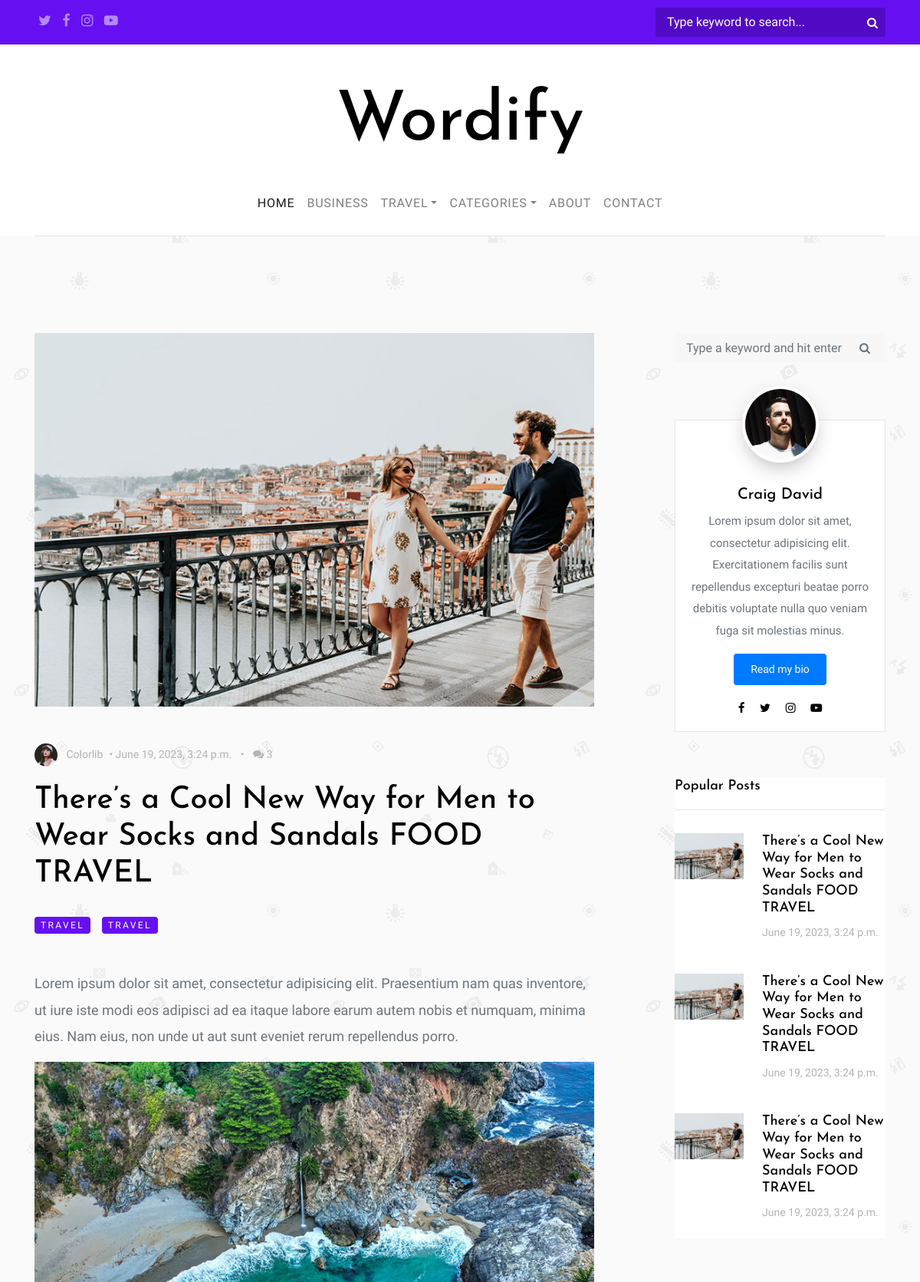
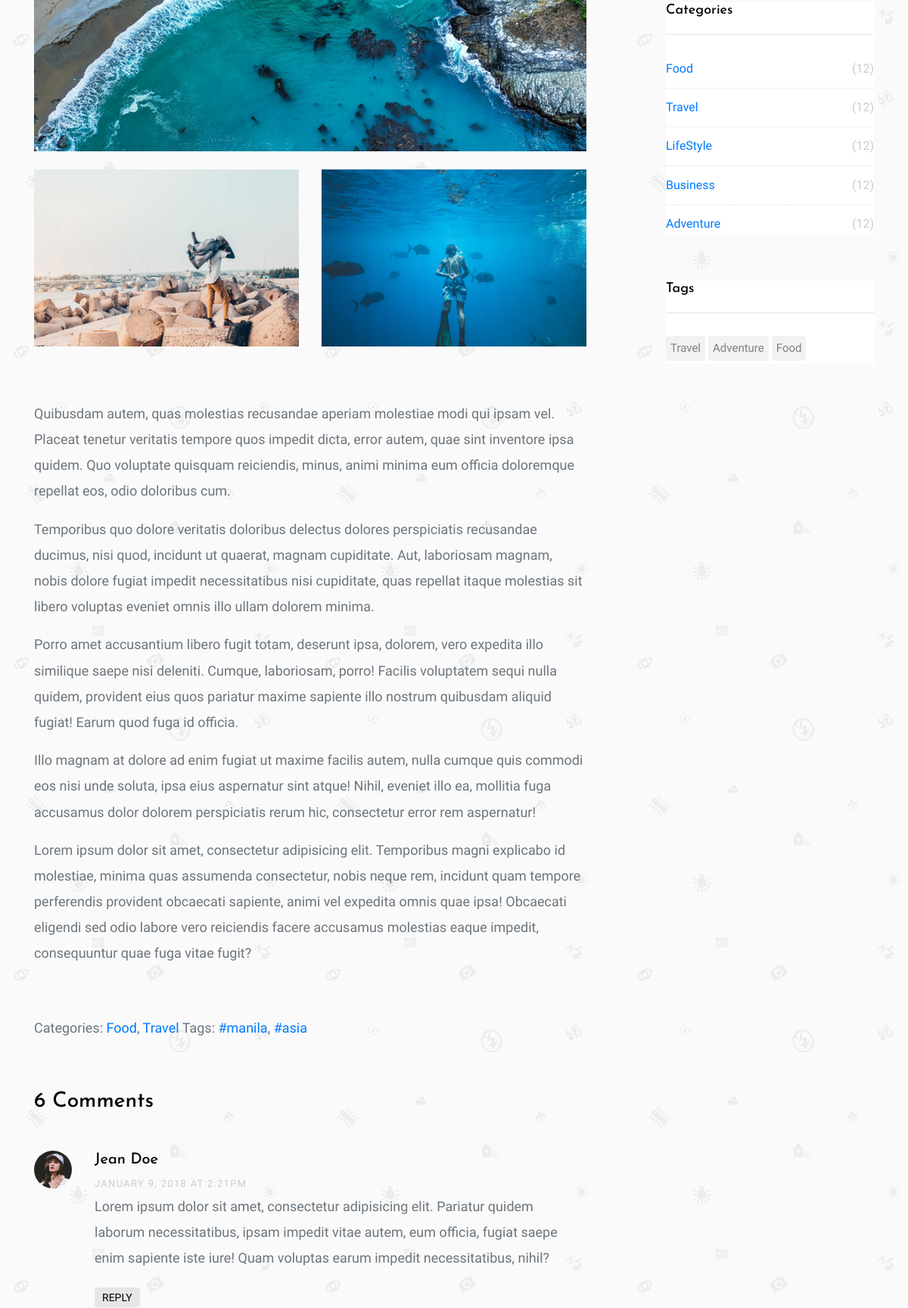
Page /blog/detail/2023/6/19/theres-a-cool-new-way-for-men-to-wear-socks-and-sandals-food-travel/ (upper part) on the committed database (2 pictures, top to bottom).
### blog/models.py (models this page shows, shortened)
class Blog(models.Model):
    author = models.ForeignKey(Profile, on_delete=models.SET_NULL, null=True)
    image = models.ImageField(upload_to='blogs/', null=True, blank=True)
    title = models.CharField(max_length=221)
    slug = models.SlugField(null=True, blank=True, unique_for_date='created_date', max_length=221)
    category = models.ForeignKey(Category, on_delete=models.SET_NULL, null=True)
    description = models.TextField(null=True, blank=True)
    tags = models.ManyToManyField(Tag)
    views = models.IntegerField(default=0, editable=False)
    created_date = models.DateTimeField(auto_now_add=True)

class Category(models.Model):
    title = models.CharField(max_length=221)
    def __str__(self):
        return self.title

class Tag(models.Model):
    title = models.CharField(max_length=221)

### blog/views.py (the view)
# urls.py: path('detail/<str:year>/<str:month>/<int:day>/<slug:slug>/', blog_detail, name='detail'),
def blog_detail(request, **kwargs):
    slug = kwargs.get('slug', None)
    year = kwargs.get('year', None)
    month = kwargs.get('month', None)
    day = kwargs.get('day', None)
    obj = get_object_or_404(Blog, created_date__year=year,created_date__month=month, created_date__day=day, slug=slug)
    categories = Category.objects.all()
    tags = Tag.objects.all()
    related_posts = Blog.objects.order_by('-id')[:3]
    ctx = {
        'object': obj,
        'categories': categories,
        'tags': tags,
        'related_posts': related_posts[:3]
    }
    return render(request, 'blog/blog-single.html', ctx)

### main/templatetags/latest_two_blogs.py (called while the page is built)
@register.simple_tag()
def latest_blogs():
    return Blog.objects.order_by('-id')[:3]

### templates/blog/blog-single.html (shortened to what this page needs)
{% extends 'base.html' %}
{% load static %}
{% block content %}
    <section class="site-section py-lg">
        <div class="container">
            <div class="row blog-entries element-animate">
                <div class="col-md-12 col-lg-8 main-content">
                    <img src="{{ object.image.url }}" alt="Image" class="img-fluid mb-5">
                    <div class="post-meta">
                        <span class="author mr-2"><img src="{% static 'wordify/images/person_1.jpg' %}" alt="Colorlib"
                                                       class="mr-2"> Colorlib</span>&bullet;
                        <span class="mr-2">{{ object.created_date }}</span> &bullet;
                        <span class="ml-2"><span class="fa fa-comments"></span> 3</span>
                    </div>
                    <h1 class="mb-4">{{ object.title }}</h1>
                    <a class="category mb-5" href="#">{{ object.category }}</a> <a class="category mb-5"
                                                                                   href="#">{{ object.category }}</a>
                    <div class="post-content-body">
                        <p>{{ object.description }}</p>
                        <div class="row mb-5">
                            <div class="col-md-12 mb-4">
                                <img src="{% static 'wordify/images/img_7.jpg' %}" alt="Image placeholder"
                                     class="img-fluid">
                            </div>
                            <div class="col-md-6 mb-4">
                                <img src="{% static 'wordify/images/img_9.jpg' %}" alt="Image placeholder"
                                     class="img-fluid">
                            </div>
                            <div class="col-md-6 mb-4">
                                <img src="{% static 'wordify/images/img_11.jpg' %}" alt="Image placeholder"
                                     class="img-fluid">
                            </div>
                        </div>
                        <p>Quibusdam autem, quas molestias recusandae aperiam molestiae modi qui ipsam vel. Placeat
                            tenetur veritatis tempore quos impedit dicta, error autem, quae sint inventore ipsa
                            quidem.
                            Quo voluptate quisquam reiciendis, minus, animi minima eum officia doloremque repellat
                            eos,
                            odio doloribus cum.</p>
                        <p>Temporibus quo dolore veritatis doloribus delectus dolores perspiciatis recusandae
                            ducimus,
                            nisi quod, incidunt ut quaerat, magnam cupiditate. Aut, laboriosam magnam, nobis dolore
                            fugiat impedit necessitatibus nisi cupiditate, quas repellat itaque molestias sit libero
                            voluptas eveniet omnis illo ullam dolorem minima.</p>
                        <p>Porro amet accusantium libero fugit totam, deserunt ipsa, dolorem, vero expedita illo
                            similique saepe nisi deleniti. Cumque, laboriosam, porro! Facilis voluptatem sequi nulla
                            quidem, provident eius quos pariatur maxime sapiente illo nostrum quibusdam aliquid
                            fugiat!
                            Earum quod fuga id officia.</p>
                        <p>Illo magnam at dolore ad enim fugiat ut maxime facilis autem, nulla cumque quis commodi
                            eos
                            nisi unde soluta, ipsa eius aspernatur sint atque! Nihil, eveniet illo ea, mollitia fuga
                            accusamus dolor dolorem perspiciatis rerum hic, consectetur error rem aspernatur!</p>
                        <p>Lorem ipsum dolor sit amet, consectetur adipisicing elit. Temporibus magni explicabo id
                            molestiae, minima quas assumenda consectetur, nobis neque rem, incidunt quam tempore
                            perferendis provident obcaecati sapiente, animi vel expedita omnis quae ipsa! Obcaecati
                            eligendi sed odio labore vero reiciendis facere accusamus molestias eaque impedit,
                            consequuntur quae fuga vitae fugit?</p>
                    </div>
                    <div class="pt-5">
                        <p>Categories: <a href="#">Food</a>, <a href="#">Travel</a> Tags: <a href="#">#manila</a>,
                            <a
                                    href="#">#asia</a></p>
                    </div>
                    <div class="pt-5">
                        <h3 class="mb-5">6 Comments</h3>
                        <ul class="comment-list">
                            <li class="comment">
                                <div class="vcard">
                                    <img src="{% static 'wordify/images/person_1.jpg' %}" alt="Image placeholder">
                                </div>
                                <div class="comment-body">
                                    <h3>Jean Doe</h3>
                                    <div class="meta">January 9, 2018 at 2:21pm</div>
                                    <p>Lorem ipsum dolor sit amet, consectetur adipisicing elit. Pariatur quidem
                                        laborum
                                        necessitatibus, ipsam impedit vitae autem, eum officia, fugiat saepe enim
                                        sapiente iste iure! Quam voluptas earum impedit necessitatibus, nihil?</p>
                                    <p><a href="#" class="reply rounded">Reply</a></p>
                                </div>
                            </li>
                        </ul>
                    </div>
                </div>
                <div class="col-md-12 col-lg-4 sidebar">
                    <div class="sidebar-box search-form-wrap">
                        <form action="{% url 'blog:list' %}" class="search-form">
                            <div class="form-group">
                                <span class="icon fa fa-search"></span>
                                <input type="text" name="q" class="form-control" id="s"
                                       placeholder="Type a keyword and hit enter">
                            </div>
                        </form>
                    </div>
                    <div class="sidebar-box">
                        <div class="bio text-center">
                            <img src="{% static 'wordify/images/person_2.jpg' %}" alt="Image Placeholder"
                                 class="img-fluid">
                            <div class="bio-body">
                                <h2>Craig David</h2>
                                <p>Lorem ipsum dolor sit amet, consectetur adipisicing elit. Exercitationem facilis
                                    sunt
                                    repellendus excepturi beatae porro debitis voluptate nulla quo veniam fuga sit
                                    molestias minus.</p>
                                <p><a href="#" class="btn btn-primary btn-sm rounded">Read my bio</a></p>
                                <p class="social">
                                    <a href="#" class="p-2"><span class="fa fa-facebook"></span></a>
                                    <a href="#" class="p-2"><span class="fa fa-twitter"></span></a>
                                    <a href="#" class="p-2"><span class="fa fa-instagram"></span></a>
                                    <a href="#" class="p-2"><span class="fa fa-youtube-play"></span></a>
                                </p>
                            </div>
                        </div>
                    </div>
                    <div class="sidebar-box">
                        <h3 class="heading">Popular Posts</h3>
                        <div class="post-entry-sidebar">
                            <ul>
                                <li>
                                    <a href="{{ object.image.url }}">
                                        <img src="{{ object.image }}" alt="Image placeholder"
                                             class="mr-4">
                                        <div class="text">
                                            <h4>{{ object.title }}</h4>
                                            <div class="post-meta">
                                                <span class="mr-2">{{ object.created_date }}</span>
                                            </div>
                                        </div>
                                    </a>
                                </li>
                                <li>
                                    <a href="{{ object.image.url }}">
                                        <img src="{{ object.image }}" alt="Image placeholder"
                                             class="mr-4">
                                        <div class="text">
                                            <h4>{{ object.title }}</h4>
                                            <div class="post-meta">
                                                <span class="mr-2">{{ object.created_date }}</span>
                                            </div>
                                        </div>
                                    </a>
                                </li>
                                <li>
                                    <a href="{{ object.image.url }}">
                                        <img src="{{ object.image }}" alt="Image placeholder"
                                             class="mr-4">
                                        <div class="text">
                                            <h4>{{ object.title }}</h4>
                                            <div class="post-meta">
                                                <span class="mr-2">{{ object.created_date }}</span>
                                            </div>
                                        </div>
                                    </a>
                                </li>
                            </ul>
                        </div>
                    </div>
                    <div class="sidebar-box">
                        <h3 class="heading">Categories</h3>
                        <ul class="categories">
                            {% for category in categories %}
                                <li><a href="{% url 'blog:list' %}?cat={{ category.title }}">{{ category.title }}<span>(12)</span></a>
                                </li>
                            {% endfor %}
                        </ul>
                    </div>
                    <div class="sidebar-box">
                        <h3 class="heading">Tags</h3>
                        <ul class="tags">
                            {% for tag in object.tags.all %}
                                <li><a href="#">{{ tag.title }}</a></li>
                            {% endfor %}
                        </ul>
                    </div>
                </div>
            </div>
        </div>
    </section>
{% endblock %}

### rows in the picture
Blog: image (picture), created_date "June 19, 2023, 3:24 p.m.", title "There’s a Cool New Way for Men to Wear Socks and Sandals FOOD TRAVEL", category "TRAVEL", description "Lorem ipsum dolor sit amet, consectetur adipisicing elit. Praesentium nam quas inventore, ut iure iste modi eos adipisci ad ea itaque labore earum autem nobis et numquam, minima eius. Nam eius, non unde ut aut sunt eveniet rerum repellendus porro."
Category: title "Food"
Category: title "Travel"
Category: title "LifeStyle"
Category: title "Business"
Category: title "Adventure"
Tag: title "Travel"
Tag: title "Adventure"
Tag: title "Food"
